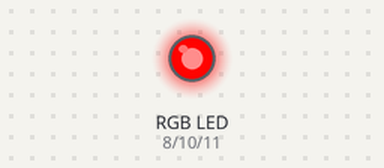
Simulated run of this sketch. Board: Arduino Uno, built with avr-gcc and run on an emulated ATmega328P. Shown: an RGB LED mixed from three pins (HIGH = lit).

Above: at 0.1 s.
Timing chart, 0 to 1.6 s (numbered marks = the images above):
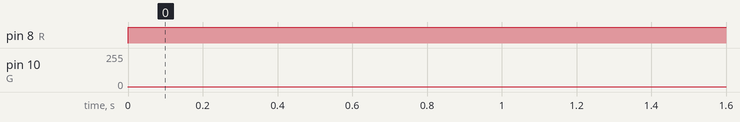

The sketch:

RGB.ino
```cpp
int R=8;
int Gnd=9;
int G=10;
int B=11;

void setup() {
  // put your setup code here, to run once:
  pinMode (Gnd, OUTPUT);
  pinMode (R, OUTPUT);
  pinMode (G, OUTPUT);
  pinMode (B, OUTPUT);
  digitalWrite(Gnd, LOW);
}

void loop() {
//  analogWrite(G, 100);
//  delay(5000);
//  analogWrite(G, 0);

  analogWrite(R, 255);
  analogWrite(G, 3);
  delay(1000);
//  analogWrite(R, 0);
//  analogWrite(G, 0);

//  analogWrite(R, 255);
//  delay(5000);
//  analogWrite(R, 0);


}
```

Measured:
- by itself, pin 8 (R): LOW → HIGH at 0.00 s
- by itself, pin 10 (G): 0/255 → 3/255 at 0.00 s
